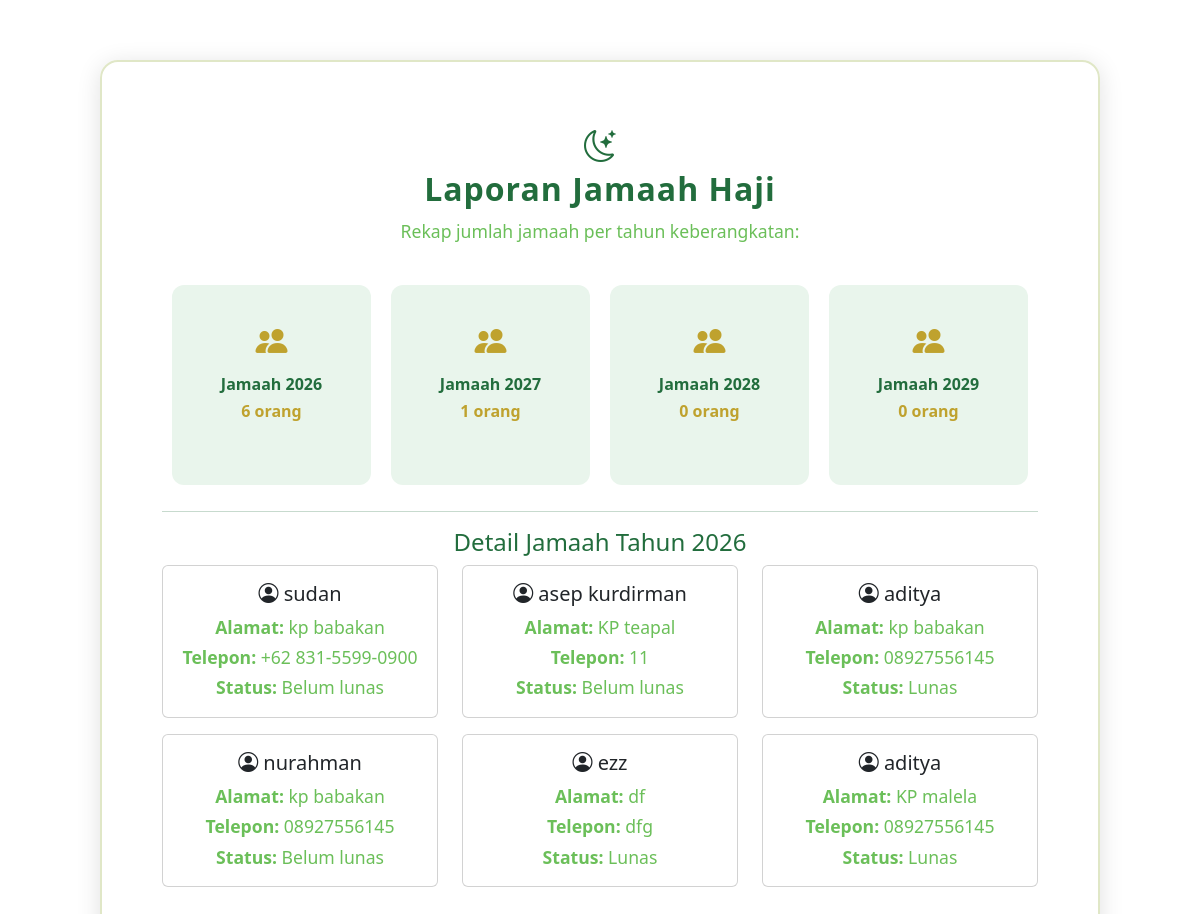
/contern/jamaahHaji/laporan.php?tahun=2026, run on an earlier commit of the app's database.
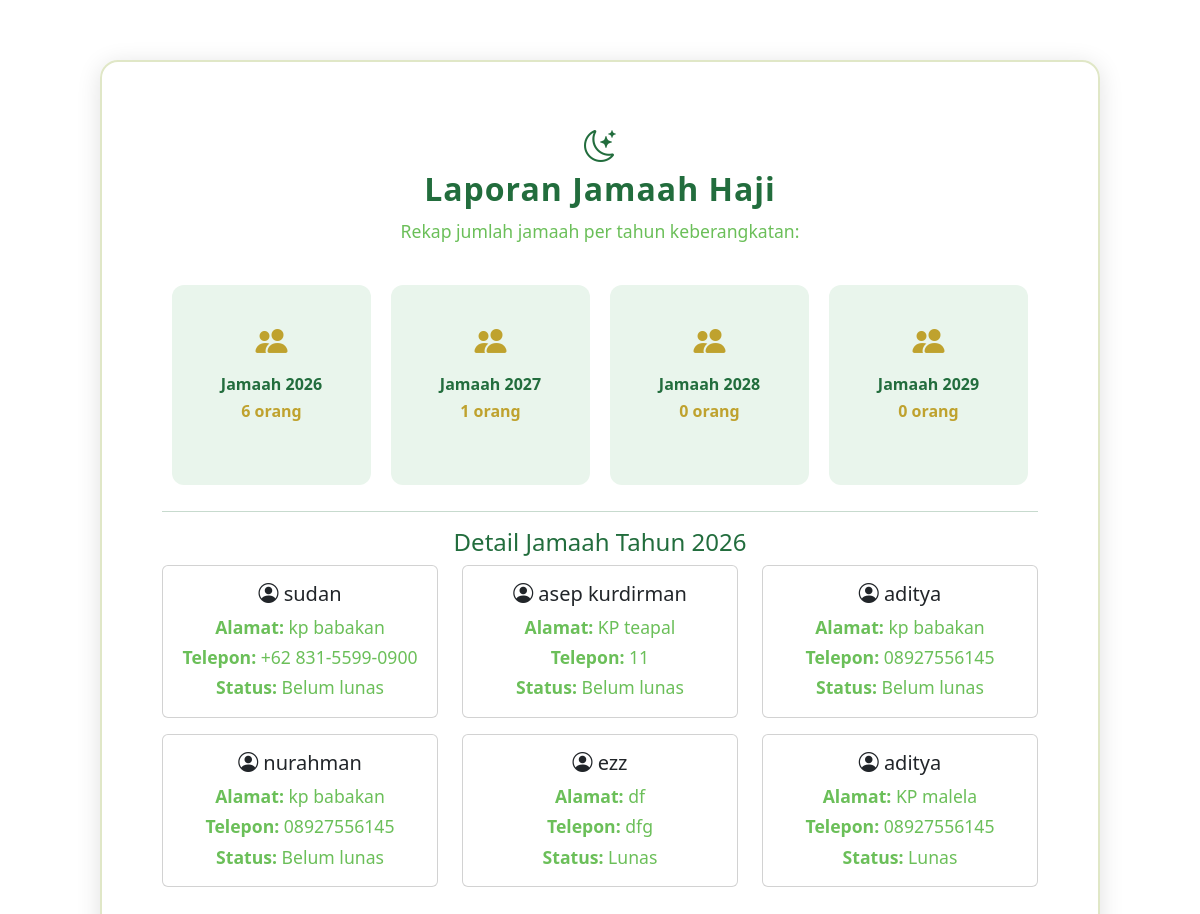
And on a later commit of the database.
### tables this page shows
CREATE TABLE `jamaah_haji` (
  `id` int NOT NULL,
  `foto` varchar(100) NOT NULL,
  `nik` varchar(20) NOT NULL,
  `no_porsi` varchar(30) NOT NULL,
  `nama_lengkap` varchar(100) NOT NULL,
  `jenis_kelamin` varchar(20) DEFAULT NULL,
  `tanggal_lahir` date NOT NULL,
  `alamat` varchar(200) DEFAULT NULL,
  `telepon` varchar(30) DEFAULT NULL,
  `no_paspor` varchar(20) DEFAULT NULL,
  `golongan_darah` varchar(5) DEFAULT NULL,
  `penyakit_bawaan` varchar(100) DEFAULT NULL,
  `jadwal_berangkat` date DEFAULT NULL,
  `status` varchar(250) NOT NULL,
  `data_pulang` date DEFAULT NULL,
  `id_pembimbing` int DEFAULT NULL
);

### contern/jamaahHaji/laporan.php (the view, shortened to what this page needs)
<?php
include __DIR__ . '/../../backend/query/read.php';
$jumlah2026 = $conn->query("SELECT COUNT(*) as jml FROM jamaah_haji WHERE YEAR(jadwal_berangkat) = 2026")->fetch_assoc()['jml'];
$jumlah2027 = $conn->query("SELECT COUNT(*) as jml FROM jamaah_haji WHERE YEAR(jadwal_berangkat) = 2027")->fetch_assoc()['jml'];
$jumlah2028 = $conn->query("SELECT COUNT(*) as jml FROM jamaah_haji WHERE YEAR(jadwal_berangkat) = 2028")->fetch_assoc()['jml'];
$jumlah2029 = $conn->query("SELECT COUNT(*) as jml FROM jamaah_haji WHERE YEAR(jadwal_berangkat) = 2029")->fetch_assoc()['jml'];
?>
<!DOCTYPE html>
<html lang="id">
<head>
    <link rel="stylesheet" href="../../jamaahHaji/index.css">
    <link rel="stylesheet" href="https://cdn.jsdelivr.net/npm/bootstrap@5.3.7/dist/css/bootstrap.min.css" />
    <link rel="stylesheet" href="https://cdn.jsdelivr.net/npm/bootstrap-icons@1.13.1/font/bootstrap-icons.min.css" />
    <link rel="stylesheet" href="../dasboard/index.css" />
</head>
<body>
    <div class="conten">
        <span style="font-size:2rem; color:#226d3d;"><i class="bi bi-moon-stars"></i></span>
        <h2>Laporan Jamaah Haji</h2>
        <p>Rekap jumlah jamaah per tahun keberangkatan:</p>
        <div class="d-flex justify-content-center flex-wrap">
            <a href="?tahun=2026" style="text-decoration:none; color:inherit;" class="stat-card">
                <i class="bi bi-people-fill"></i>
                <h5>Jamaah 2026</h5>
                <p><?= $jumlah2026 ?> orang</p>
            </a>
            <a href="?tahun=2027" style="text-decoration:none; color:inherit;" class="stat-card">
                <i class="bi bi-people-fill"></i>
                <h5>Jamaah 2027</h5>
                <p><?= $jumlah2027 ?> orang</p>
            </a>
            <a href="?tahun=2028" style="text-decoration:none; color:inherit;" class="stat-card">
                <i class="bi bi-people-fill"></i>
                <h5>Jamaah 2028</h5>
                <p><?= $jumlah2028 ?> orang</p>
            </a>
            <a href="?tahun=2029" style="text-decoration:none; color:inherit;" class="stat-card">
                <i class="bi bi-people-fill"></i>
                <h5>Jamaah 2029</h5>
                <p><?= $jumlah2029 ?> orang</p>
            </a>
        </div>
        <?php
        if (isset($_GET['tahun'])) {
            $tahun = intval($_GET['tahun']);
            echo "<hr><h4>Detail Jamaah Tahun $tahun</h4>";
            $q = $conn->query("SELECT * FROM jamaah_haji WHERE YEAR(jadwal_berangkat) = $tahun");
            echo '<div class="row">';
            while ($row = $q->fetch_assoc()) {
                echo '<div class="col-md-4 mb-3">';
                echo '<div class="card card-jamaah" onclick="window.location.href=\'detailJamaah.php?id=' . $row['id'] . '\'">';
                echo '<div class="card-body">';
                echo '<h5 class="card-title"><i class="bi bi-person-circle"></i> ' . htmlspecialchars($row['nama_lengkap']) . '</h5>';
                echo '<p class="card-text mb-1"><strong>Alamat:</strong> ' . htmlspecialchars($row['alamat']) . '</p>';
                echo '<p class="card-text mb-1"><strong>Telepon:</strong> ' . htmlspecialchars($row['telepon']) . '</p>';
                echo '<p class="card-text"><strong>Status:</strong> ' . htmlspecialchars($row['status']) . '</p>';
                echo '</div></div></div>';
            }
            echo '</div>';
        }
        ?>
    </div>
</body>
</html>

### index.css (style rules this page uses)
body { height: 100vh; margin: 0; }
a { color: #388e3c; text-decoration: none; }

### contern/dasboard/index.css (style rules this page uses)
body { margin: 0; font-family: 'Segoe UI', sans-serif; background: url('https://images.pexels.com/photos/2291789/pexels-photo-2291789.jpeg') no-repeat center center fixed; background-size: cover; }
.conten { margin: 60px auto; max-width: 1000px; background: rgba(255, 255, 255, 0.85); border-radius: 18px; box-shadow: 0 4px 24px rgba(0, 0, 0, 0.12); padding: 60px 60px; color: #226d3d; text-align: center; border: 2px solid #e0e7c7; }
.conten h2 { color: #226d3d; font-weight: bold; margin-bottom: 10px; letter-spacing: 1px; }
.conten p { color: #6bbf59; font-size: 1.1rem; margin-bottom: 30px; }
.stat-card { background: #e9f5ec; padding: 30px; border-radius: 12px; margin: 10px; flex: 1; min-width: 120px; height: 200px; display: flex; flex-direction: column; justify-content: center; }
.stat-card i { font-size: 2rem; color: #bfa22e; margin-bottom: 10px; }
.stat-card h5 { font-size: 1rem; font-weight: bold; margin-bottom: 5px; color: #226d3d; }
.stat-card p { font-size: 1rem; font-weight: bold; color: #bfa22e; }

What changed in the data, as far as the page shows it:
changed jamaah_haji (number 3 of 6 on the later page): status "Lunas" → "Belum lunas"
